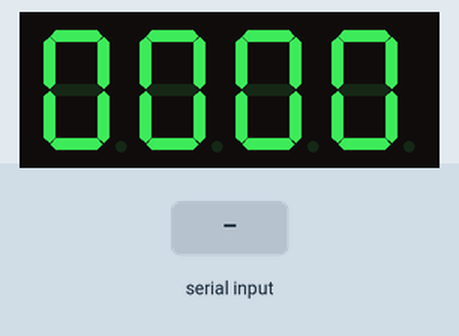
Simulated run of this sketch. Board: Arduino Uno, built with avr-gcc and run on an emulated ATmega328P. Shown: 4-digit seven-segment display. Wiring (inferred from the names in the program): 4-digit 7-segment display, segments lit when LOW: segments pin 2, pin 3, pin 4, pin 5, pin 6, pin 7, pin 8; digit selects pin 9, pin 10, pin 11, pin 12. Inputs (shaded band) come from the test bench. The segment pins are drawn as the display they are named for.

Above: at 1.2 s.
1.3 s: "1" received over Serial
At 1.49 s:
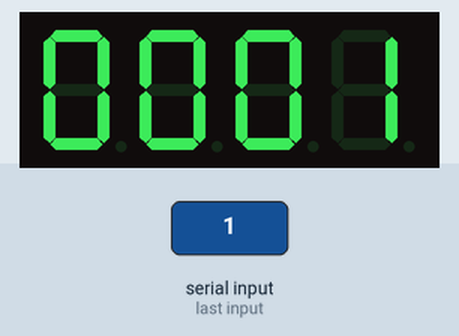
At 1.93 s:
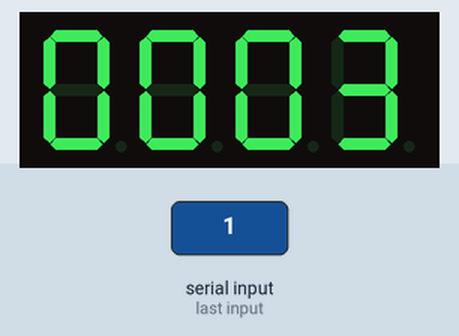
Timing chart, 0 to 4.3 s (numbered marks = the images above; inputs shaded):
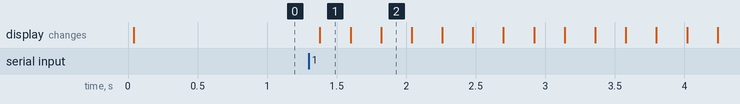

The sketch:

SevenFourSegmentSerialInput.ino
```cpp
//공통 양극

const unsigned int led[7] = {2, 3, 4, 5 ,6 ,7 ,8};
const unsigned int com[1+4] = {-1, 9, 10, 11, 12};

const unsigned char N[10]=
{0b00111111,
0b00000110,
0b01011011,
0b01001111,
0b01100110,
0b01101101,
0b01111101,
0b00100111,
0b01111111,
0b01101111,};

void display_init(){
  for(int x=0;x<7;x++){
    pinMode(led[x], OUTPUT);
  }
  for(int y=1;y<=4;y++){
    pinMode(com[y], OUTPUT);
  }
}

void display_clear(){
  for(int x=0;x<7;x++){
    digitalWrite(led[x], HIGH);
  }
  for(int y=1;y<=4;y++){
    digitalWrite(com[y], LOW);
  }
}

void display_number(unsigned int n, unsigned int m){
  display_clear();

  if(0 <= n && n <= 9 && 1<=m && m<=4){
    for(int x=0;x<7;x++){
        digitalWrite(led[x], !(N[n] & (0x01<<x)) );
      }
      digitalWrite(com[m], HIGH);
  }
}

void display_4_number(int n, int r){
  unsigned int num_1000 = n/1000;
  unsigned int num_100 = (n%1000)/100;
  unsigned int num_10 = (n%100)/10;
  unsigned int num_1 = n%10;
  for(int i=0;i<r;i++){
    display_number(num_1000, 1);
    delay(1);
    display_number(num_100, 2);
    delay(1);
    display_number(num_10, 3);
    delay(1);
    display_number(num_1, 4);
    delay(1);
  }
}

void setup(){
  display_init();
  display_clear();
  Serial.begin(115200);
}

int dNumber = 0;
void loop(){
  int repeat = 50;

  if(Serial.available()){
    dNumber++;
    }
  display_4_number(dNumber, repeat);
}
```

Measured:
- after the input at 1.3 s, the display: changes after 0.08 s (image 1)
